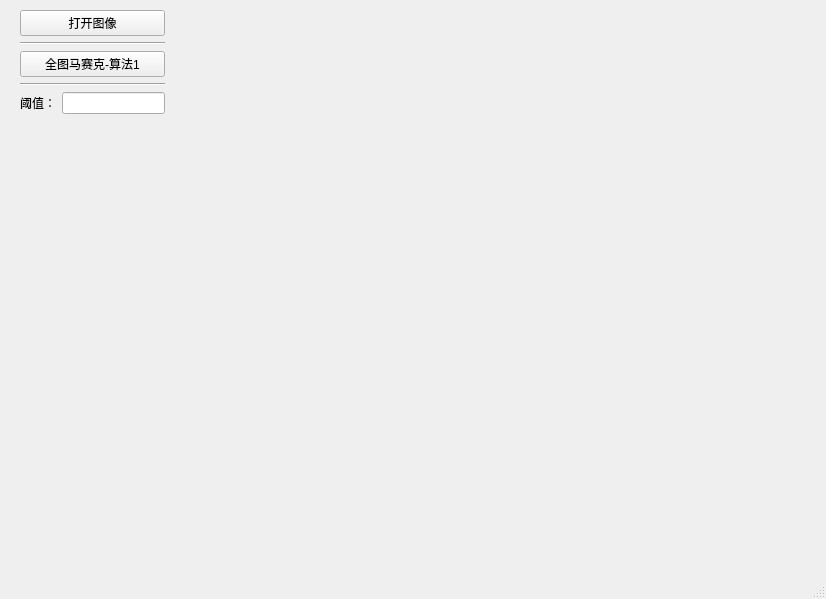
<?xml version="1.0" encoding="UTF-8"?>
<ui version="4.0">
 <class>MaskWindow</class>
 <widget class="QMainWindow" name="MaskWindow">
  <property name="geometry">
   <rect>
    <x>0</x>
    <y>0</y>
    <width>826</width>
    <height>599</height>
   </rect>
  </property>
  <property name="windowTitle">
   <string>MainWindow</string>
  </property>
  <widget class="QWidget" name="centralwidget">
   <property name="sizePolicy">
    <sizepolicy hsizetype="Preferred" vsizetype="Preferred">
     <horstretch>0</horstretch>
     <verstretch>0</verstretch>
    </sizepolicy>
   </property>
   <widget class="QWidget" name="horizontalLayoutWidget">
    <property name="geometry">
     <rect>
      <x>20</x>
      <y>10</y>
      <width>791</width>
      <height>541</height>
     </rect>
    </property>
    <layout class="QHBoxLayout" name="horizontalLayout_2">
     <item>
      <layout class="QVBoxLayout" name="verticalLayout">
       <item>
        <widget class="QPushButton" name="btn_readImg">
         <property name="text">
          <string>打开图像</string>
         </property>
        </widget>
       </item>
       <item>
        <widget class="Line" name="line">
         <property name="orientation">
          <enum>Qt::Horizontal</enum>
         </property>
        </widget>
       </item>
       <item>
        <widget class="QPushButton" name="btn_globalMosicalAlgo1">
         <property name="sizePolicy">
          <sizepolicy hsizetype="Minimum" vsizetype="Fixed">
           <horstretch>0</horstretch>
           <verstretch>0</verstretch>
          </sizepolicy>
         </property>
         <property name="text">
          <string>全图马赛克-算法1</string>
         </property>
        </widget>
       </item>
       <item>
        <widget class="Line" name="line_2">
         <property name="orientation">
          <enum>Qt::Horizontal</enum>
         </property>
        </widget>
       </item>
       <item>
        <layout class="QHBoxLayout" name="horizontalLayout">
         <item>
          <widget class="QLabel" name="label">
           <property name="text">
            <string>阈值：</string>
           </property>
          </widget>
         </item>
         <item>
          <widget class="QLineEdit" name="lineEdit_gloMoAlgoTh"/>
         </item>
        </layout>
       </item>
       <item>
        <spacer name="verticalSpacer">
         <property name="orientation">
          <enum>Qt::Vertical</enum>
         </property>
         <property name="sizeHint" stdset="0">
          <size>
           <width>20</width>
           <height>40</height>
          </size>
         </property>
        </spacer>
       </item>
      </layout>
     </item>
     <item>
      <widget class="QLabel" name="label_maskImg">
       <property name="enabled">
        <bool>true</bool>
       </property>
       <property name="sizePolicy">
        <sizepolicy hsizetype="Fixed" vsizetype="Fixed">
         <horstretch>0</horstretch>
         <verstretch>0</verstretch>
        </sizepolicy>
       </property>
       <property name="minimumSize">
        <size>
         <width>640</width>
         <height>512</height>
        </size>
       </property>
       <property name="maximumSize">
        <size>
         <width>640</width>
         <height>512</height>
        </size>
       </property>
       <property name="autoFillBackground">
        <bool>false</bool>
       </property>
       <property name="text">
        <string/>
       </property>
      </widget>
     </item>
    </layout>
   </widget>
  </widget>
  <widget class="QMenuBar" name="menubar">
   <property name="geometry">
    <rect>
     <x>0</x>
     <y>0</y>
     <width>826</width>
     <height>21</height>
    </rect>
   </property>
  </widget>
  <widget class="QStatusBar" name="statusbar"/>
 </widget>
 <resources/>
 <connections/>
</ui>
